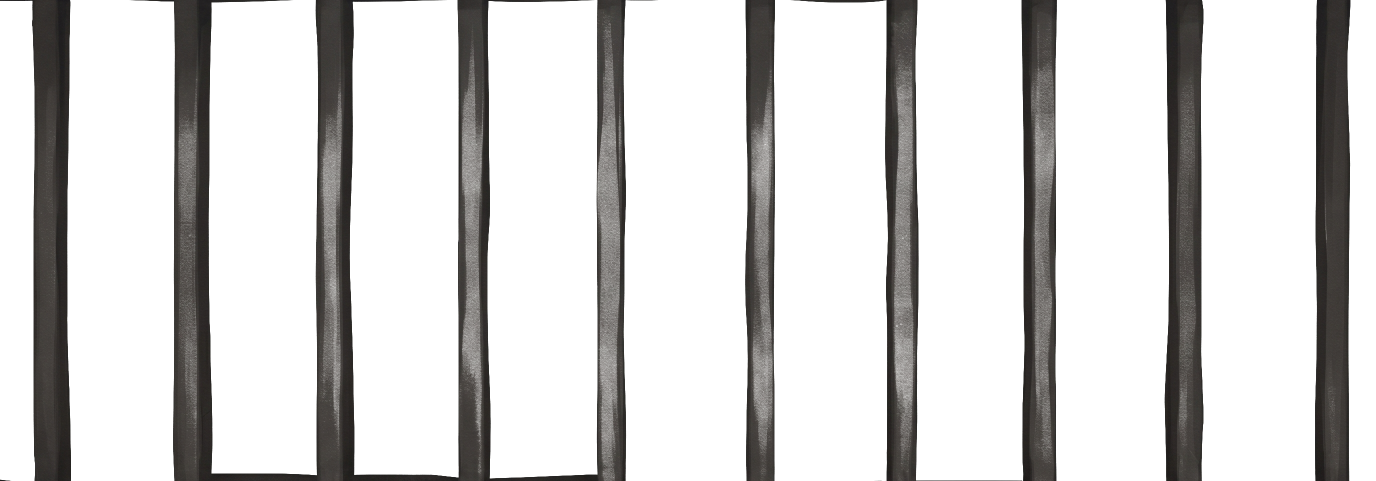
#> input picture game/art/nyts/pillars_mid.png, 2752 x 962 px (shown at 1/2 size)
$ python key_dark.py ../game/art/nyts/pillars_mid.png out.png
#> lines starting #> are read from the running program, lines starting #| are printed output that depends on the picture
#> in main, img is the input picture: PIL image 2752x962 RGBA; mean R, G, B, A 114.3, 113.5, 112.6, 56.9
"""Робить із темного силуету на світлому тлі шар із прозорістю.

Чим відрізняється від `cut_layers.py`: той знімає тло за РІЗНИЦЕЮ КОЛЬОРУ й
розрахований на рівний фон. Коли фон із градієнтом — а серпанок між колонами
саме такий, знизу світліший за верх, — різниця дає ореоли по краях.

Тут інакше: прозорість береться просто з ЯСКРАВОСТІ. Темне — предмет,
світле — повітря, між ними мʼякий перехід. Для силуетів це і точніше,
і чесніше: у площинному світі Ниці стовп — це і є силует.

    python tools/key_dark.py вхід.png game/art/nyts/pillars_mid.png
    python tools/key_dark.py вхід.png вихід.png --lo 70 --hi 150 --tint 0.55
"""
import argparse
import os

from PIL import Image, ImageFilter

ROOT = os.path.dirname(os.path.dirname(os.path.abspath(__file__)))


def key_dark(
    img: Image.Image, lo: int, hi: int, tint: float, blur: float
) -> Image.Image:
    """lo — темніше за це повністю непрозоре, hi — світліше повністю прозоре."""
#> called with lo = 70, hi = 150, tint = 1, blur = 0.6
    rgb = img.convert("RGB")
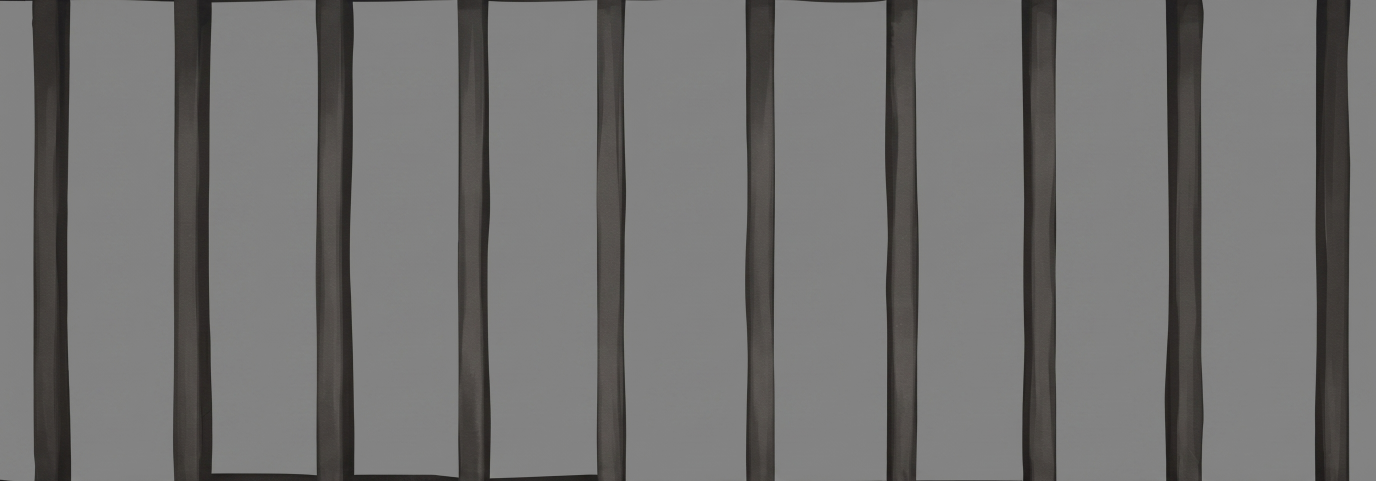
#> rgb: PIL image 2752x962 RGB (shown at 1/2 size); mean R, G, B 114.3, 113.5, 112.6
    lum = rgb.convert("L")
    if blur > 0.0:
        # Ледь розмити маску, а не картинку: прибирає рвані пікселі по краю,
        # не чіпаючи самої фактури каменю.
        lum = lum.filter(ImageFilter.GaussianBlur(blur))

    span = max(hi - lo, 1)
    table = [
        255 if v <= lo else 0 if v >= hi else int((hi - v) / span * 255)
        for v in range(256)
    ]

    out = rgb.copy()
    if tint != 1.0:
        out = out.point(lambda v: int(v * tint))
    out = out.convert("RGBA")
    out.putalpha(lum.point(table))
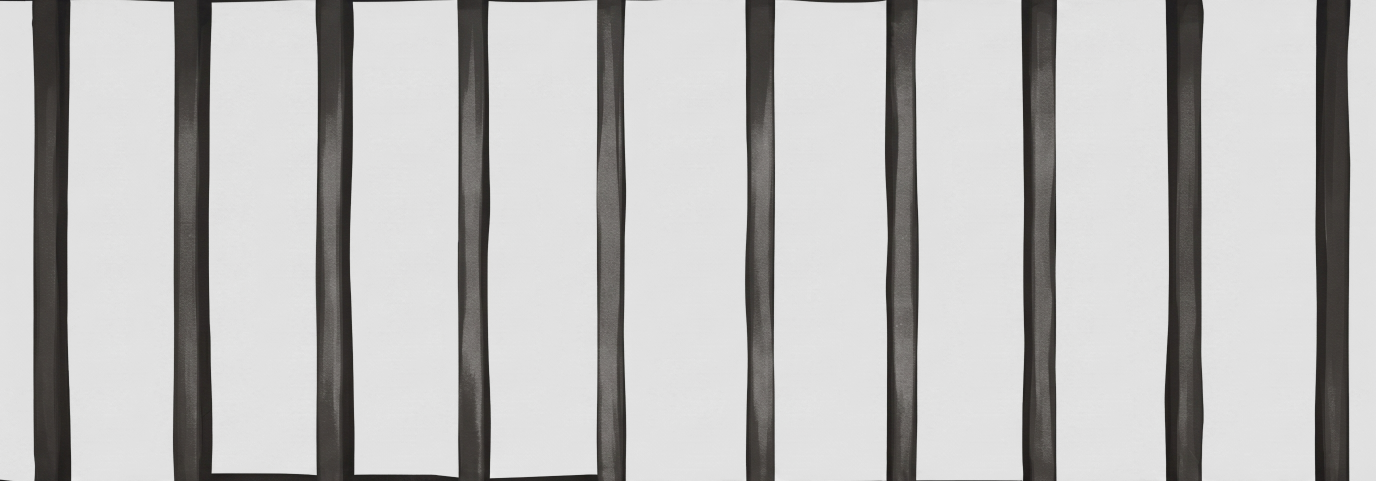
#> out: PIL image 2752x962 RGBA (shown at 1/2 size); mean R, G, B, A 114.3, 113.5, 112.6, 106.2; transparent parts drawn white
    return out


def feather_sides(rgba: Image.Image, px: int) -> Image.Image:
    """Розчиняє прозорість до нуля біля лівого й правого країв.

    Шари фону тиляться по горизонталі. Якщо на краю картинки лишається хоч
    якась непрозорість, на кожному стику видно рівний вертикальний шов —
    саме те, через що кадр читається як складений із плиток. Верх і низ не
    чіпаємо: колони там обрізані рамкою навмисно.
    """
    if px <= 0:
        return rgba
    # split() віддає КОПІЮ каналу, тож правити його на місці марно —
    # прозорість треба зібрати окремо й покласти назад через putalpha.
    w, h = rgba.size
    ramp = Image.new("L", (w, 1), 255)
    row = ramp.load()
    for x in range(min(px, w // 2)):
        k = int(x / float(px) * 255)
        row[x, 0] = k
        row[w - 1 - x, 0] = k

    alpha = rgba.split()[3]
    from PIL import ImageChops as _chops

    alpha = _chops.multiply(alpha, ramp.resize((w, h)))
    out = rgba.copy()
    out.putalpha(alpha)
    return out


def trim(rgba: Image.Image, keep: int = 2) -> Image.Image:
    """Зрізає повністю порожні краї, щоб шар не тягав за собою пусте поле."""
#> called with keep = 2
    box = rgba.split()[3].point(lambda v: 255 if v > keep else 0).getbbox()
#> box = (0, 0, 2752, 962)
    return rgba.crop(box) if box else rgba


def main() -> None:
    ap = argparse.ArgumentParser(description="Силует у прозорість за яскравістю")
    ap.add_argument("src")
    ap.add_argument("dst")
    ap.add_argument("--lo", type=int, default=70, help="повна непрозорість")
    ap.add_argument("--hi", type=int, default=150, help="повна прозорість")
    ap.add_argument("--tint", type=float, default=1.0, help="притемнити колір")
    ap.add_argument("--blur", type=float, default=0.6)
    ap.add_argument("--feather", type=int, default=0, help="розчинити бічні краї")
    ap.add_argument("--no-trim", action="store_true")
    args = ap.parse_args()

    img = Image.open(args.src)
    out = key_dark(img, args.lo, args.hi, args.tint, args.blur)
    if not args.no_trim:
        out = trim(out)
    out = feather_sides(out, args.feather)

    dst = args.dst if os.path.isabs(args.dst) else os.path.join(ROOT, args.dst)
    os.makedirs(os.path.dirname(dst), exist_ok=True)
    out.save(dst)

    alpha = out.split()[3]
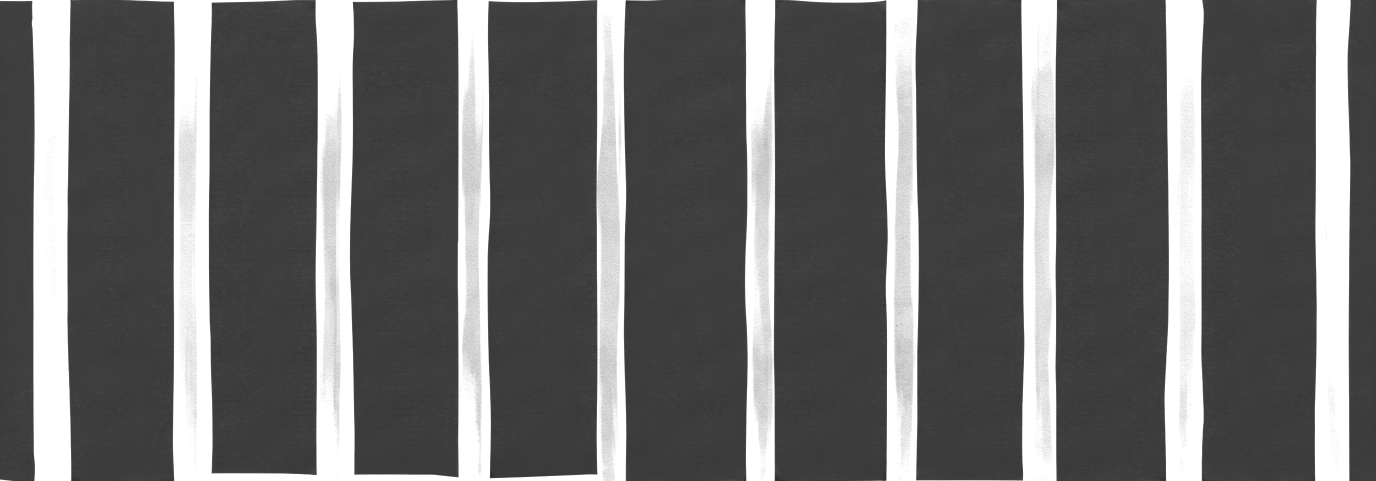
#> alpha: PIL image 2752x962 L (shown at 1/2 size); min 41, max 255, mean 106.2
    covered = sum(1 for v in alpha.getdata() if v > 8) / float(out.width * out.height)
#> covered = 1
    print("%s -> %s  %s  непрозоро %.0f%%" % (args.src, dst, out.size, covered * 100))
#| ../game/art/nyts/pillars_mid.png -> out.png  (2752, 962)  непрозоро 100%


if __name__ == "__main__":
    main()

$ run again, with game/art/nyts/pillars_far.png copied over game/art/nyts/pillars_mid.png
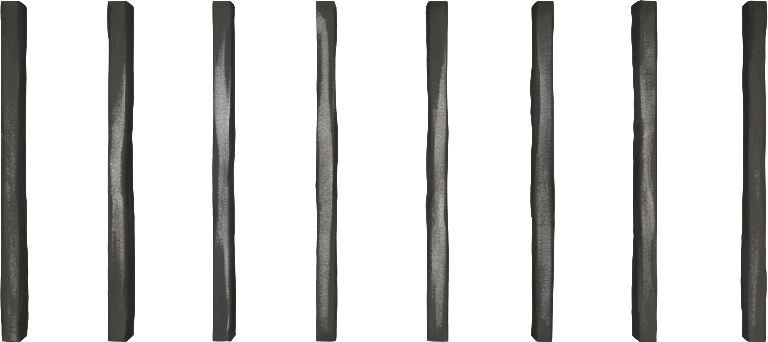
#> input picture game/art/nyts/pillars_far.png, 768 x 342 px
#> in main, img is the input picture: PIL image 768x342 RGBA; mean R, G, B, A 115.5, 115.2, 114, 58
#> in key_dark, `out.putalpha(lum.point(table))`:
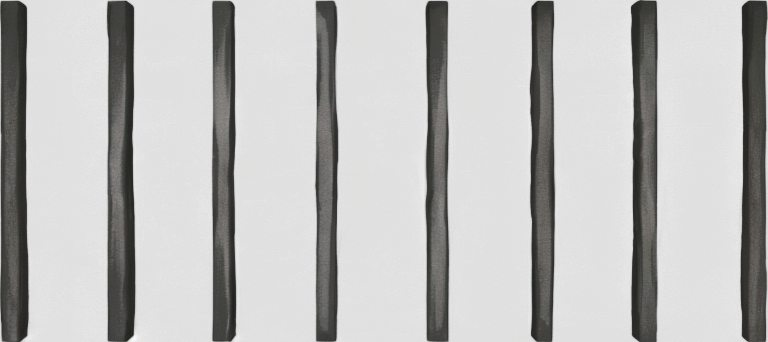
#> out: PIL image 768x342 RGBA; mean R, G, B, A 115.5, 115.2, 114, 105.5; transparent parts drawn white
#> box = (0, 0, 768, 342)
#> in main, `alpha = out.split()[3]`:
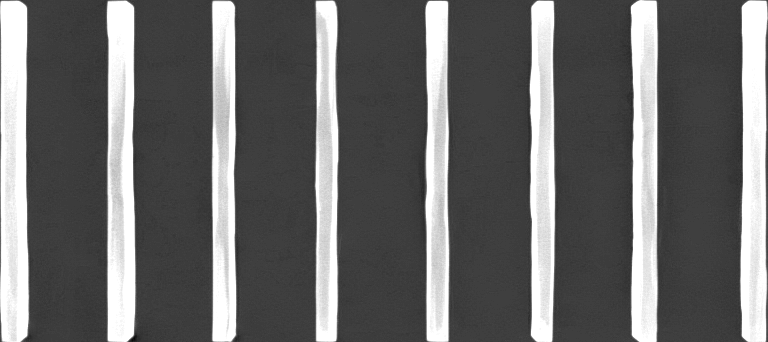
#> alpha: PIL image 768x342 L; min 9, max 255, mean 105.5
#> covered = 1
#| ../game/art/nyts/pillars_mid.png -> out.png  (768, 342)  непрозоро 100%
